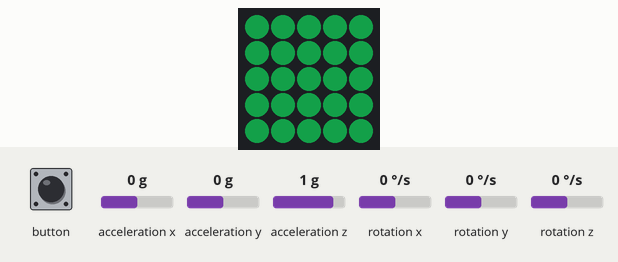
Simulated run of this sketch. Board: ESP32. On the bench: 5×5 RGB LED matrix (first LED top left, wired row by row). Inputs (shaded band) come from the test bench; at power-on: acceleration x 0 g, acceleration y 0 g, acceleration z 1 g, rotation x 0 °/s, rotation y 0 °/s, rotation z 0 °/s. Dim RGB values are drawn brighter than linear; what the sketch prints to the serial monitor is not drawn.

Above: at 1.2 s.
1.3 s: acceleration x set to -1.4 g
At 2.3 s:
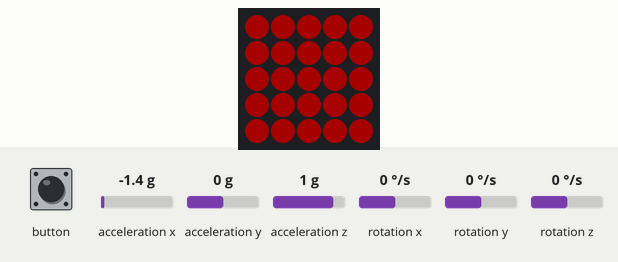
2.8 s: acceleration x set to 0 g
At 3.6 s:
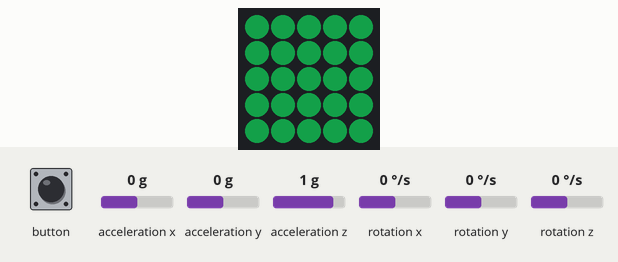
11.4 s: acceleration x set to 1.4 g
At 12.6 s:
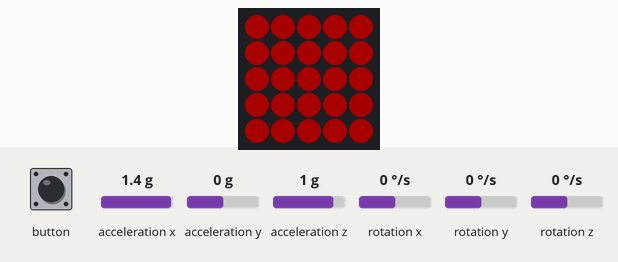
Timing chart, 0 to 13.9 s (numbered marks = the images above; inputs shaded):
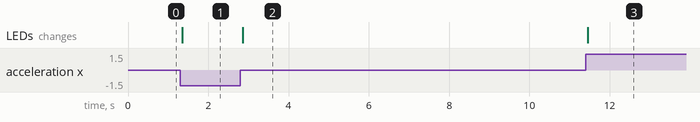

Measured:
- after the input at 1.3 s, the LEDs: change after 0.05 s (image 1)
- after the input at 2.8 s, the LEDs: change after 0.05 s (image 2)
- after the input at 11.4 s, the LEDs: change after 0.06 s (image 3)

The sketch:

M5_part1_second_mode_changing.ino
```cpp
#include "M5Atom.h"

bool face_down();

void setup() {
  M5.begin(true, true, true);
  M5.IMU.Init();
}

CRGB colors[] = {
  0xfe0000, // red
  0x1ED35E, // green
  0xFFFFFF // white
};

float accX, accY, accZ;
float gyroX, gyroY, gyroZ;
float ahrsX_pitch, ahrsY_roll, ahrsZ_yaw;
float temp;

int x, y, p;
int count = 0;
int state_on_off  = 0;
int Blink = 0;

//threshold for inclining the matrix
int thold = 17;
float acc_thold = 1.2;

unsigned long timeSinceLastScreenRefresh;
unsigned long timeBtwScreenRefresh = 100;

unsigned long timeSinceLastChipRefresh;
unsigned long timeBtwChipRefresh = 20;

unsigned long time_milli;

bool face_is_up  = false;
bool face_is_down = false;

void loop() {

  time_milli = millis();

  //Detect face up position
  if (face_up()) {
    state_on_off = 1;
    face_is_up  = true;
    face_is_down = false;
  }

  //Detect face down position
  if (face_down()) {
    state_on_off = 2;
    face_is_down = true;
    face_is_up = false;
  }

  //  if (face_down()) {
  //    state_on_off = 0;
  //  }


  switch (state_on_off) {

    //mode 0 is off
    case 0:
      M5.dis.clear();
      break;
      Blink = 0;

    //mode 1 is on choosing mode
    case 1:
      p = 0;
      for (x = 0; x < 5; x++) {
        for (y = 0; y < 5; y++) {
          M5.dis.drawpix(x, y, colors[p]);
        }
      }
      M5.update();
      Blink = 0;
      break;

    //mode 2, one mode is selected
    case 2:
      p = 1;
      for (x = 0; x < 5; x++) {
        for (y = 0; y < 5; y++) {
          M5.dis.drawpix(x, y, colors[p]);
        }
      }
      M5.update();
      Blink = 0;
      break;
  }

  if (time_milli - timeSinceLastScreenRefresh > timeBtwScreenRefresh) {
    M5.update();
    timeSinceLastScreenRefresh = time_milli;
    Serial.println("Screen updated----------------");
  }

  if (time_milli - timeSinceLastChipRefresh > timeBtwChipRefresh) {

    M5.IMU.getTempData(&temp);
    M5.IMU.getGyroData(&gyroX, &gyroY, &gyroZ);
    M5.IMU.getAccelData(&accX, &accY, &accZ);
    M5.IMU.getAhrsData(&ahrsX_pitch, &ahrsY_roll, &ahrsZ_yaw);


    Serial.print("accX: ");
    Serial.print(accX);
    Serial.print(", acccY: ");
    Serial.print(accY);
    Serial.print(", accZ: ");
    Serial.println(accZ);

    timeSinceLastChipRefresh = time_milli;
  }
}

bool face_down() {
  bool test = false;

  if ((abs(ahrsX_pitch) < thold) && (abs(ahrsY_roll) < thold)) {
    test = true;
  }
  if (test) {
    Serial.println("FACE dOWN DOWN DOWN DETECTED");
  }
  return test;
}

bool face_up() {
  bool test = false;
  float magnitude_acc = 0;

  if (M5.Btn.wasPressed()) {
    test = true;
  }
  if ((abs(ahrsX_pitch) < thold) && (abs(ahrsY_roll) > (180 - thold))) {
    test = true;
    Serial.println("triggered by ROTATING-----------------------------------------------------");
  }

  magnitude_acc = sqrt(accX * accX + accY * accY + accZ * accZ);

  Serial.print("The magnitude of the acceleration is: ");
  Serial.print(magnitude_acc);
  Serial.print(" acc_thold ");
  Serial.print(acc_thold);

  if (magnitude_acc > acc_thold) {
    test = true;
    Serial.println("triggered by ACCELERATION /////////////////////////////////////// ");
  }

  if (test) {
    Serial.println("FACE UP DETECTED");
  }
  return test;
}


// Serial.println("Coordinates");
// Serial.println(gyroX);
// Serial.println(gyroY);
// Serial.println(gyroZ);

//    Serial.print("ahrsX: ");
//    Serial.print(ahrsX_pitch);
//    Serial.print(", ahrsY: ");
//    Serial.print(ahrsY_roll);
//    Serial.print(", ahrsZ: ");
//    Serial.println(ahrsZ_yaw);


//    if (Blink  == 1) {
//      if (state_on_off == 0) {
//        state_on_off = 1;
//        p = 1;
//        for (x = 0; x < 5; x++) {
//          for (y = 0; y < 5; y++) {
//            M5.dis.drawpix(x, y, colors[p]);
//          }
//        }
//      }
//      else {
//        state_on_off  = 0;
//        M5.dis.clear();
//      }
//    }
```
